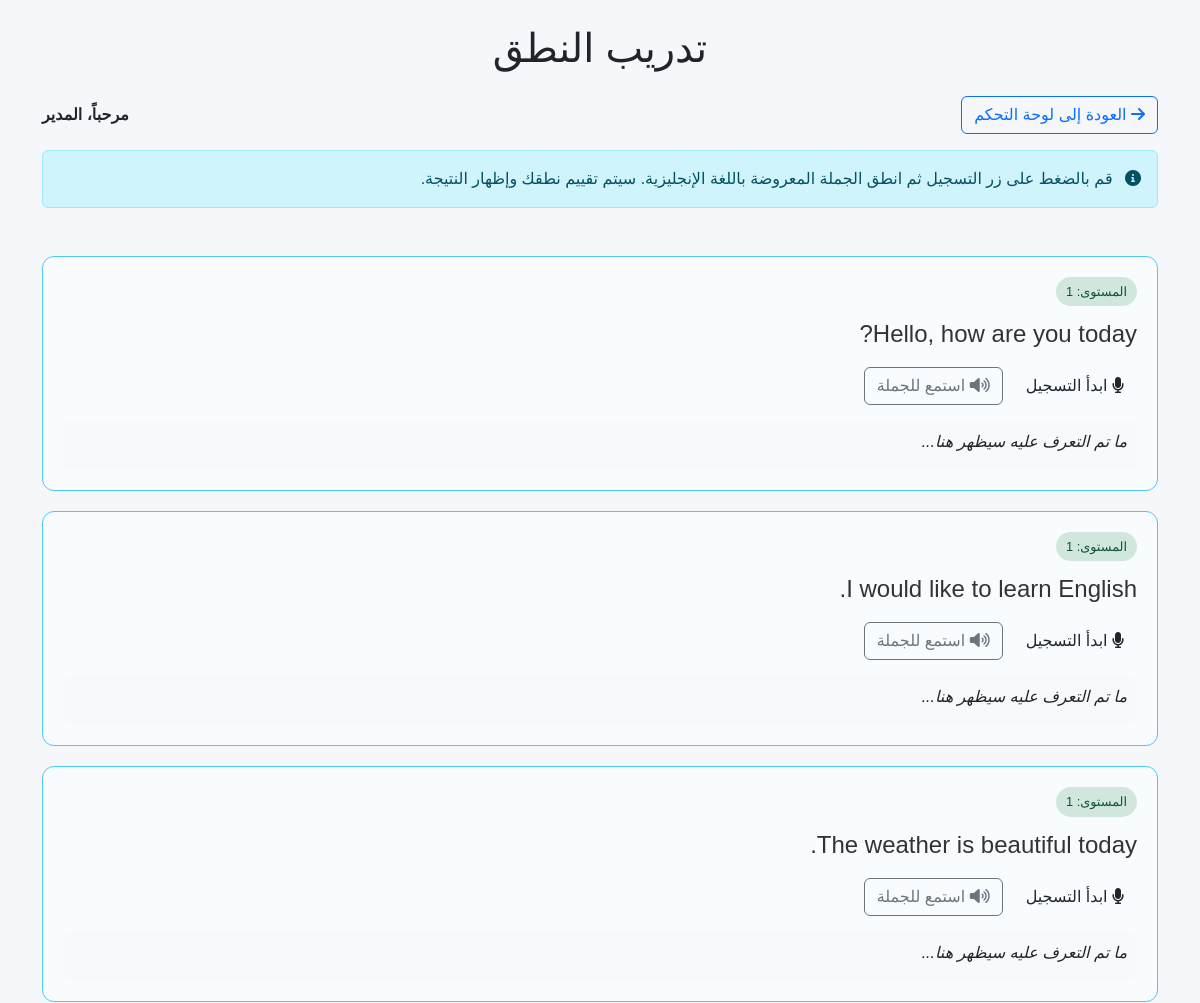
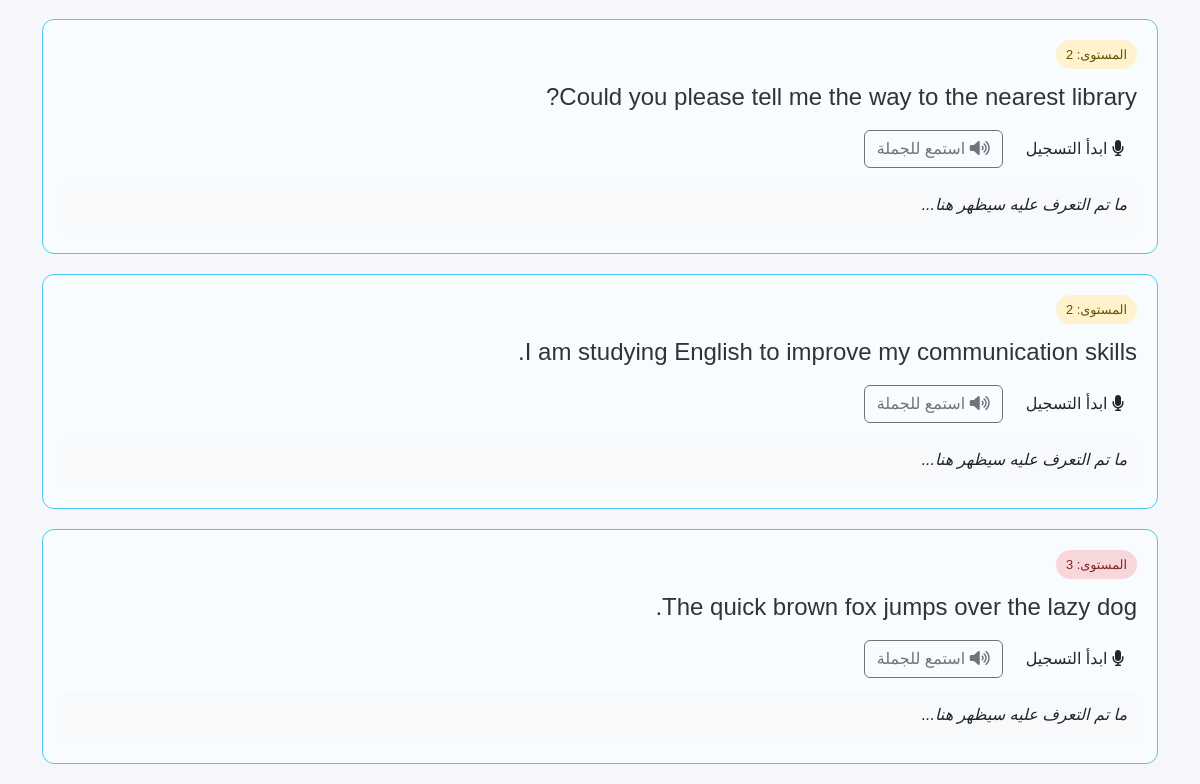
Page /pronunciation_practice.php (signed in) on the committed database (2 pictures, top to bottom).
### tables this page shows
CREATE TABLE `users` (
  `id` int NOT NULL,
  `name` varchar(100) NOT NULL,
  `email` varchar(100) NOT NULL,
  `password` varchar(255) NOT NULL,
  `role` enum('student','teacher','admin') NOT NULL DEFAULT 'student',
  `status` enum('pending','approved','rejected') DEFAULT 'pending',
  `profile_image` varchar(255) DEFAULT NULL,
  `created_at` timestamp NOT NULL DEFAULT CURRENT_TIMESTAMP,
  `level` enum('none','beginner','intermediate','advanced') DEFAULT 'none'
);

CREATE TABLE `pronunciation_sentences` (
  `id` int NOT NULL,
  `text` text NOT NULL,
  `difficulty_level` int DEFAULT '1',
  `created_at` timestamp NOT NULL DEFAULT CURRENT_TIMESTAMP
);

### pronunciation_practice.php (the view, shortened to what this page needs)
<?php
$student_id = $_SESSION['user_id'] ?? null;
$conn = new mysqli("localhost", "root", "", "learning_platform");
$user_stmt = $conn->prepare("SELECT name, email FROM users WHERE id = ?");
$user_stmt->bind_param("i", $student_id);
$user_stmt->execute();
$user_stmt->bind_result($name, $email);
$sentences_query = $conn->query("
    SELECT * FROM pronunciation_sentences
    ORDER BY difficulty_level ASC, id ASC
");
$sentences = [];
if ($sentences_query) {
    while ($row = $sentences_query->fetch_assoc()) {
        $sentences[] = $row;
    }
}
?>
<!DOCTYPE html>
<html lang="ar" dir="rtl">
<head>
    <link href="https://cdn.jsdelivr.net/npm/bootstrap@5.3.0/dist/css/bootstrap.rtl.min.css" rel="stylesheet">
    <link rel="stylesheet" href="https://cdnjs.cloudflare.com/ajax/libs/font-awesome/6.0.0/css/all.min.css">
    <link rel="stylesheet" href="style.css">
</head>
<body>
    <div class="container mt-4">
        <div class="row mb-4">
            <div class="col-md-12">
                <h1 class="text-center mb-4">تدريب النطق</h1>
                <div class="d-flex justify-content-between align-items-center mb-3">
                    <a href="student_dashboard.php" class="btn btn-outline-primary">
                        <i class="fas fa-arrow-right ml-1"></i> العودة إلى لوحة التحكم
                    </a>
                    <div>
                        <span class="fw-bold">مرحباً، <?php echo htmlspecialchars($name); ?></span>
                    </div>
                </div>
                <div class="alert alert-info mb-4">
                    <i class="fas fa-info-circle me-2"></i>
                    قم بالضغط على زر التسجيل ثم انطق الجملة المعروضة باللغة الإنجليزية. سيتم تقييم نطقك وإظهار النتيجة.
                </div>
            </div>
        </div>
        <div class="row">
            <div class="col-md-12">
                <?php foreach ($sentences as $index => $sentence): ?>
                <div class="pronunciation-card" id="sentence-<?php echo $index; ?>">
                    <div class="difficulty-badge difficulty-<?php echo $sentence['difficulty_level'] ?? 1; ?>">
                        المستوى: <?php echo $sentence['difficulty_level'] ?? 1; ?>
                    </div>
                    <div class="sentence-text" id="sentence-text-<?php echo $index; ?>" data-sentence="<?php echo htmlspecialchars($sentence['text'] ?? $sentence['text']); ?>">
                        <?php echo htmlspecialchars($sentence['text'] ?? $sentence['text']); ?>
                    </div>
                    <div class="controls">
                        <button id="recordButton-<?php echo $index; ?>" class="btn" onclick="toggleRecording(<?php echo $index; ?>)">
                            <i class="fas fa-microphone"></i> ابدأ التسجيل
                        </button>
                        <button id="playButton-<?php echo $index; ?>" class="btn btn-outline-secondary" onclick="speakSentence(<?php echo $index; ?>)">
                            <i class="fas fa-volume-up"></i> استمع للجملة
                        </button>
                    </div>
                    <div class="transcript" id="transcript-<?php echo $index; ?>">
                        <em>ما تم التعرف عليه سيظهر هنا...</em>
                    </div>
                </div>
                <?php endforeach; ?>
            </div>
        </div>
    </div>
</body>
</html>

### style.css (style rules this page uses)
:root { --primary-color: #4361ee; --secondary-color: #3f37c9; --accent-color: #4cc9f0; --light-color: #f8f9fa; --dark-color: #212529; }
body { font-family: 'Tajawal', sans-serif; background-color: #f5f7fa; color: var(--dark-color); overflow-x: hidden; }
:root { --primary-color: #4361ee; --secondary-color: #3f37c9; --accent-color: #4cc9f0; --light-color: #f8f9fa; --dark-color: #212529; --success-color: #4bb543; --warning-color: #f8961e; --info-color: #4895ef; }

### pronunciation_practice.php (style rules this page uses)
.pronunciation-card { border: 1px solid #4cc9f0; border-radius: 12px; padding: 20px; margin-bottom: 20px; background-color: #f8fcff; transition: 0.3s; }
.sentence-text { font-size: 1.5rem; margin-bottom: 15px; color: #333; }
.controls { display: flex; gap: 10px; margin-bottom: 15px; }
.difficulty-badge { display: inline-block; padding: 5px 10px; border-radius: 20px; font-size: 0.8rem; margin-bottom: 10px; }
.difficulty-1 { background-color: #d1e7dd; color: #0f5132; }
.difficulty-2 { background-color: #fff3cd; color: #664d03; }
.difficulty-3 { background-color: #f8d7da; color: #842029; }
.transcript { margin-top: 10px; padding: 10px; background-color: #f8f9fa; border-radius: 5px; min-height: 50px; }

### rows in the picture
users: name "المدير"
pronunciation_sentences: difficulty_level "1", text "Hello, how are you today?"
pronunciation_sentences: difficulty_level "1", text "I would like to learn English."
pronunciation_sentences: difficulty_level "1", text "The weather is beautiful today."
pronunciation_sentences: difficulty_level "2", text "Could you please tell me the way to the nearest library?"
pronunciation_sentences: difficulty_level "2", text "I am studying English to improve my communication skills."
pronunciation_sentences: difficulty_level "3", text "The quick brown fox jumps over the lazy dog."
